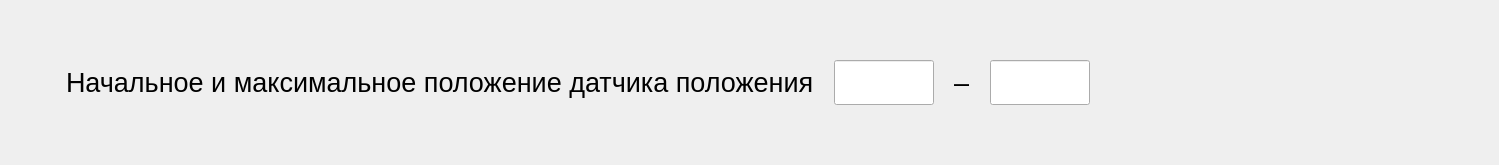
     <widget class="QWidget" name="tab">
      <attribute name="title">
       <string>Датчик линейных перемещений</string>
      </attribute>
      <layout class="QVBoxLayout" name="verticalLayout_5">
       <item>
        <spacer name="verticalSpacer_3">
         <property name="orientation">
          <enum>Qt::Orientation::Vertical</enum>
         </property>
         <property name="sizeHint" stdset="0">
          <size>
           <width>20</width>
           <height>40</height>
          </size>
         </property>
        </spacer>
       </item>
       <item>
        <layout class="QHBoxLayout" name="horizontalLayout_8">
         <item>
          <spacer name="horizontalSpacer_3">
           <property name="orientation">
            <enum>Qt::Orientation::Horizontal</enum>
           </property>
           <property name="sizeHint" stdset="0">
            <size>
             <width>6</width>
             <height>20</height>
            </size>
           </property>
          </spacer>
         </item>
         <item>
          <spacer name="horizontalSpacer_6">
           <property name="orientation">
            <enum>Qt::Orientation::Horizontal</enum>
           </property>
           <property name="sizeHint" stdset="0">
            <size>
             <width>40</width>
             <height>20</height>
            </size>
           </property>
          </spacer>
         </item>
         <item>
          <widget class="QWidget" name="widget_crossingLimits_spring_2" native="true">
           <property name="font">
            <font>
             <pointsize>20</pointsize>
            </font>
           </property>
           <layout class="QHBoxLayout" name="horizontalLayout_11">
            <property name="spacing">
             <number>20</number>
            </property>
            <item>
             <widget class="QLabel" name="label">
              <property name="text">
               <string>Начальное и максимальное положение датчика положения</string>
              </property>
             </widget>
            </item>
            <item>
             <widget class="QLineEdit" name="lineEdit_linearMin">
              <property name="sizePolicy">
               <sizepolicy hsizetype="Preferred" vsizetype="Fixed">
                <horstretch>0</horstretch>
                <verstretch>0</verstretch>
               </sizepolicy>
              </property>
              <property name="minimumSize">
               <size>
                <width>100</width>
                <height>0</height>
               </size>
              </property>
              <property name="maximumSize">
               <size>
                <width>100</width>
                <height>16777215</height>
               </size>
              </property>
              <property name="font">
               <font>
                <pointsize>20</pointsize>
               </font>
              </property>
              <property name="focusPolicy">
               <enum>Qt::FocusPolicy::ClickFocus</enum>
              </property>
              <property name="styleSheet">
               <string notr="true">padding: 5px 10px;</string>
              </property>
              <property name="alignment">
               <set>Qt::AlignmentFlag::AlignCenter</set>
              </property>
             </widget>
            </item>
            <item>
             <widget class="QLabel" name="label_crossingLimits_spring_2">
              <property name="font">
               <font>
                <pointsize>20</pointsize>
               </font>
              </property>
              <property name="text">
               <string>–</string>
              </property>
             </widget>
            </item>
            <item>
             <widget class="QLineEdit" name="lineEdit_linearMax">
              <property name="sizePolicy">
               <sizepolicy hsizetype="Preferred" vsizetype="Fixed">
                <horstretch>0</horstretch>
                <verstretch>0</verstretch>
               </sizepolicy>
              </property>
              <property name="minimumSize">
               <size>
                <width>100</width>
                <height>0</height>
               </size>
              </property>
              <property name="maximumSize">
               <size>
                <width>100</width>
                <height>16777215</height>
               </size>
              </property>
              <property name="font">
               <font>
                <pointsize>20</pointsize>
               </font>
              </property>
              <property name="focusPolicy">
               <enum>Qt::FocusPolicy::ClickFocus</enum>
              </property>
              <property name="styleSheet">
               <string notr="true">padding: 5px 10px;</string>
              </property>
              <property name="alignment">
               <set>Qt::AlignmentFlag::AlignCenter</set>
              </property>
             </widget>
            </item>
            <item>
             <spacer name="horizontalSpacer_crossingLimits_spring_2">
              <property name="font">
               <font>
                <pointsize>20</pointsize>
               </font>
              </property>
              <property name="orientation">
               <enum>Qt::Orientation::Horizontal</enum>
              </property>
              <property name="sizeHint" stdset="0">
               <size>
                <width>40</width>
                <height>20</height>
               </size>
              </property>
             </spacer>
            </item>
           </layout>
          </widget>
         </item>
         <item>
          <spacer name="horizontalSpacer_5">
           <property name="orientation">
            <enum>Qt::Orientation::Horizontal</enum>
           </property>
           <property name="sizeHint" stdset="0">
            <size>
             <width>349</width>
             <height>20</height>
            </size>
           </property>
          </spacer>
         </item>
        </layout>
       </item>
       <item>
        <spacer name="verticalSpacer_4">
         <property name="orientation">
          <enum>Qt::Orientation::Vertical</enum>
         </property>
         <property name="sizeHint" stdset="0">
          <size>
           <width>20</width>
           <height>40</height>
          </size>
         </property>
        </spacer>
       </item>
      </layout>
     </widget>
